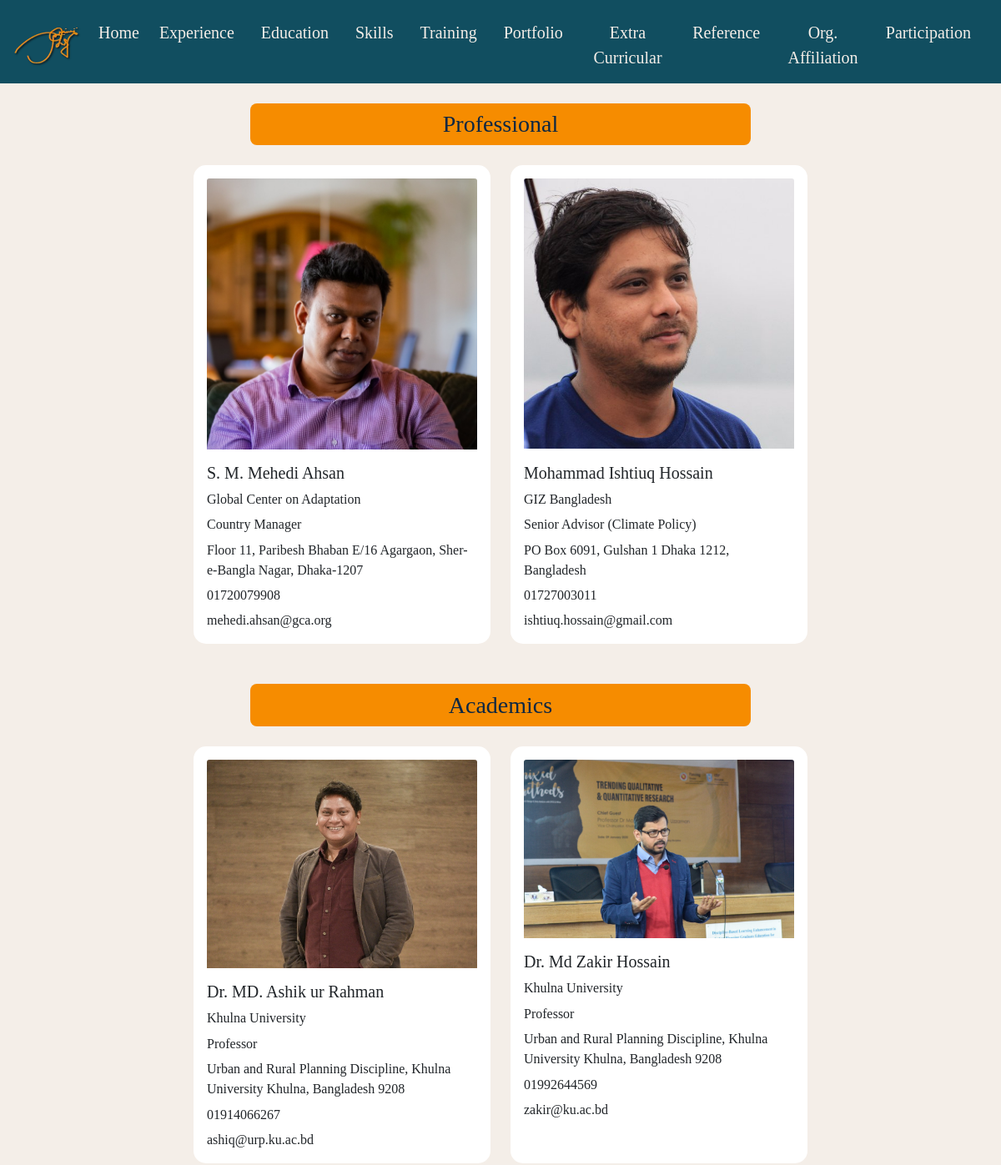
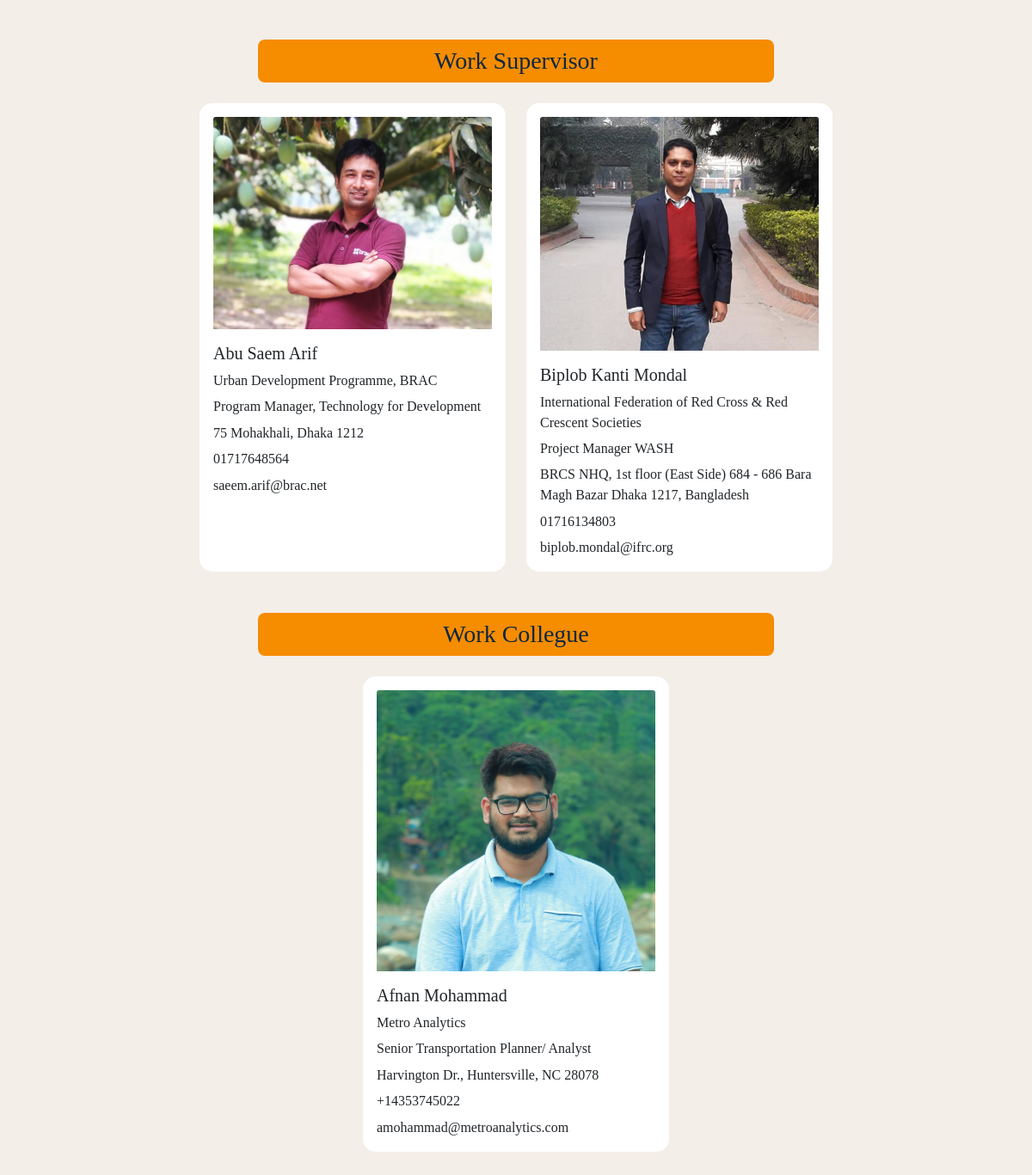
Page /reference/ on the committed database (2 pictures, top to bottom).
### planner/models.py (models this page shows, shortened)
class Reference(models.Model):
    reference_img = models.ImageField(upload_to="ref_img/", blank=True, null=True)
    refrence_type = models.CharField(max_length=100)
    name = models.CharField(max_length=200)
    organization_name = models.CharField(max_length=200)
    designation = models.CharField(max_length=100)
    address = models.TextField()
    contact_no = models.CharField(max_length=50)
    email = models.EmailField()

### planner/views.py (the view)
# urls.py: path('reference/', views.reference, name='reference'),
def reference(request):
    reference_list = Reference.objects.all()
    return render(request, "reference.html", {'reference_list': reference_list})

### planner/templates/reference.html (shortened to what this page needs)
{% extends 'base.html' %}
{% load static %}
{% block extra_head %}
<link href="{% static 'planner/css/reference_style.css' %}" rel="stylesheet">
{% endblock %}
{% block content %}
<h3 class="text-center mb-4 top-left bottom-left top-right bottom-right w-50 m-auto mt-4">
    Professional
</h3>
<div class="container my-4">
    <div class="row d-flex justify-content-center">
        {% for reference in reference_list %}
            {% if reference.refrence_type == 'Professional' %}
                <div class="col-md-4 mb-4">
                    <div class="card h-100">
                        <div class="card-body d-flex flex-column justify-content-between align-items-center">
                            <div class="profile-pic">
                                {% if reference.reference_img %}
                                    <img src="{{ reference.reference_img.url|default:'logo.jpg' }}" alt="Company Logo"
                                        class="img-fluid card-img-top">
                                {% else %}
                                    <p class="text-center">Image not available</p>
                                {% endif %}
                            </div>
                            <div class="profile-details mt-3">
                                <h5 class="card-title">{{reference.name}}</h5>
                                <p class="card-text">{{reference.organization_name}}</p>
                                <p class="card-text">{{reference.designation}}</p>
                                <p class="card-text">{{reference.address}}</p>
                                <p class="card-text">{{reference.contact_no}}</p>
                                <p class="card-text">{{reference.email}}</p>
                            </div>
                        </div>
                    </div>
                </div>
            {% endif %}
        {% endfor %}
    </div>
</div>
<h3 class="text-center mb-4 top-left bottom-left top-right bottom-right w-50 m-auto mt-4">
    Academics
</h3>
<div class="container my-4">
    <div class="row d-flex justify-content-center">
        {% for reference in reference_list %}
            {% if reference.refrence_type == 'Academics' %}
                <div class="col-md-4 mb-4">
                    <div class="card h-100">
                        <div class="card-body d-flex flex-column align-items-center">
                            <div class="profile-pic">
                                {% if reference.reference_img %}
                                    <img src="{{ reference.reference_img.url|default:'logo.jpg' }}" alt="Profile"
                                        class="img-fluid card-img-top">
                                {% else %}
                                    <p class="text-center">Image not available</p>
                                {% endif %}
                            </div>
                            <div class="profile-details mt-3">
                                <h5 class="card-title">{{reference.name}}</h5>
                                <p class="card-text">{{reference.organization_name}}</p>
                                <p class="card-text">{{reference.designation}}</p>
                                <p class="card-text">{{reference.address}}</p>
                                <p class="card-text">{{reference.contact_no}}</p>
                                <p class="card-text">{{reference.email}}</p>
                            </div>
                        </div>
                    </div>
                </div>
            {% endif %}
        {% endfor %}
    </div>
</div>
<h3 class="text-center mb-4 top-left bottom-left top-right bottom-right w-50 m-auto mt-4">
    Work Supervisor
</h3>
<div class="container my-4">
    <div class="row d-flex justify-content-center">
        {% for reference in reference_list %}
            {% if reference.refrence_type == 'Work Supervisor' %}
                <div class="col-md-4 mb-4">
                    <div class="card h-100">
                        <div class="card-body">
                            <div class="profile-pic">
                                {% if reference.reference_img %}
                                    <img src="{{ reference.reference_img.url|default:'logo.jpg' }}" alt="Profile"
    class="img-fluid card-img-top " style="object-fit: cover;">
                                {% else %}
                                    <p class="text-center">Image not available</p>
                                {% endif %}
                            </div>
                            <div class="profile-details mt-3">
                                <h5 class="card-title">{{reference.name}}</h5>
                                <p class="card-text">{{reference.organization_name}}</p>
                                <p class="card-text">{{reference.designation}}</p>
                                <p class="card-text">{{reference.address}}</p>
                                <p class="card-text">{{reference.contact_no}}</p>
                                <p class="card-text">{{reference.email}}</p>
                            </div>
                        </div>
                    </div>
                </div>
            {% endif %}
        {% endfor %}
    </div>
</div>
<h3 class="text-center mb-4 top-left bottom-left top-right bottom-right w-50 m-auto mt-4">
    Work Collegue
</h3>
<div class="container my-4">
    <div class="row d-flex justify-content-center">
        {% for reference in reference_list %}
            {% if reference.refrence_type == 'Work Collegue' %}
                <div class="col-md-4 mb-4">
                    <div class="card h-100">
                        <div class="card-body">
                            <div class="profile-pic">
                                {% if reference.reference_img %}
                                    <img src="{{ reference.reference_img.url|default:'logo.jpg' }}" alt="Profile"
                                        class="img-fluid card-img-top">
                                {% else %}
                                    <p class="text-center">Image not available</p>
                                {% endif %}
                            </div>
                            <div class="profile-details mt-3">
                                <h5 class="card-title">{{reference.name}}</h5>
                                <p class="card-text">{{reference.organization_name}}</p>
                                <p class="card-text">{{reference.designation}}</p>
                                <p class="card-text">{{reference.address}}</p>
                                <p class="card-text">{{reference.contact_no}}</p>
                                <p class="card-text">{{reference.email}}</p>
                            </div>
                        </div>
                    </div>
                </div>
            {% endif %}
        {% endfor %}
    </div>
</div>
{% endblock %}

### planner/templates/base.html (shortened to what this page needs)
{% load static %}
<!DOCTYPE html>
<html lang="en">
<head>
    <link href="{% static 'planner/css/bootstrap.min.css' %}" rel="stylesheet" />
    <link href="{% static 'planner/css/fontawsome.min.css' %}" rel="stylesheet" />
    <link href="{% static 'planner/css/nav.css' %}" rel="stylesheet" />
    <link href="{% static 'planner/css/home_style.css' %}" rel="stylesheet" />
    {% block extra_head %}{% endblock %}
</head>
<body>
    {% include 'navbar.html' %}
    <main>
        {% block content %}{% endblock %}
    </main>
</body>
</html>

### planner/templates/navbar.html (shortened to what this page needs)
{% load static %}
<nav class="
   navbar navbar-expand-lg navbar-light
   position-sticky
   top-0
   fs-5
   pb-0
 ">
  <div class="container-fluid">
    <a class="navbar-brand fs-5" href="./index.html"><img src="{% static 'planner/img/logo.webp' %}" alt="logo" /></a>
    <div class="collapse navbar-collapse justify-content-end" id="navbarNavAltMarkup">
      <div class="navbar-nav p-2">
        <a class="nav-text nav-link active underline" aria-current="page" href="{% url 'home' %}">Home</a>
        <a class="nav-text nav-link px-3" href="{% url 'experience' %}">Experience</a>
        <a class="nav-link px-3" href="{% url 'education' %}">Education</a>
        <a class="nav-link px-3" href="{% url 'skills' %}">Skills</a>
        <a class="nav-link px-3" href="{% url 'training' %}">Training</a>
        <a class="nav-link px-3" href="{% url 'portfolio' %}">Portfolio</a>
        <a class="nav-link px-3" href="{% url 'extra_curricular' %}">Extra Curricular</a>
        <a class="nav-link px-3" href="{% url 'reference' %}">Reference</a>
        <a class="nav-link px-3" href="{% url 'org_affiliation' %}">Org. Affiliation</a>
        <a class="nav-link px-3" href="{% url 'participation' %}">Participation</a>
      </div>
    </div>
  </div>
</nav>

### planner/static/planner/css/nav.css (style rules this page uses)
.navbar-brand { margin: 0; padding: 0; }
.navbar { z-index: 10000; text-align: center; background-color: #114e60 !important; }
.navbar-nav { width: 100%; justify-content: center; }
.navbar-nav a { color: #f4eee8 !important; }
.top-left { border-top-left-radius: 8px; }
.bottom-left { border-bottom-left-radius: 8px; }
.bottom-right { border-bottom-right-radius: 8px; }
.top-right { border-top-right-radius: 8px; }

### planner/static/planner/css/home_style.css (style rules this page uses)
* { margin: 0; padding: 0; box-sizing: border-box; scroll-behavior: smooth; }
body { background-color: #f4eee8; font-family: "Spectral", serif; overflow-x: hidden; }
.navbar { z-index: 10000; }
.card { border-radius: 15px !important; overflow: hidden; border: none; }
.card-body { padding: 1rem !important; }

### planner/static/planner/css/reference_style.css (style rules this page uses)
body { background-color: #f4eee8; font-family: "Spectral", serif; }
* { margin: 0; padding: 0; box-sizing: border-box; }
.card { transition: box-shadow 0.3s, transform 0.3s; }
.profile-pic img { width: 100% !important; height: 100% !important; object-fit: cover !important; }
.profile-details p { margin-bottom: 0.4em; }
h3 { background-color: #f68c00; color: #0c2743; padding: 0.3em 0; margin: 0.3em 0; border-top-left-radius: 8px; border-bottom-right-radius: 8px; }

### rows in the picture
Reference: reference_img (picture), name "S. M. Mehedi Ahsan", organization_name "Global Center on Adaptation", designation "Country Manager", address "Floor 11, Paribesh Bhaban E/16 Agargaon, Sher-e-Bangla Nagar, Dhaka-1207", contact_no "01720079908", email "mehedi.ahsan@gca.org"
Reference: reference_img (picture), name "Mohammad Ishtiuq Hossain", organization_name "GIZ Bangladesh", designation "Senior Advisor (Climate Policy)", address "PO Box 6091, Gulshan 1 Dhaka 1212, Bangladesh", contact_no "01727003011", email "ishtiuq.hossain@gmail.com"
Reference: reference_img (picture), name "Dr. MD. Ashik ur Rahman", organization_name "Khulna University", designation "Professor", address "Urban and Rural Planning Discipline, Khulna University Khulna, Bangladesh 9208", contact_no "01914066267", email "ashiq@urp.ku.ac.bd"
Reference: reference_img (picture), name "Dr. Md Zakir Hossain", organization_name "Khulna University", designation "Professor", address "Urban and Rural Planning Discipline, Khulna University Khulna, Bangladesh 9208", contact_no "01992644569", email "zakir@ku.ac.bd"
Reference: reference_img (picture), name "Abu Saem Arif", organization_name "Urban Development Programme, BRAC", designation "Program Manager, Technology for Development", address "75 Mohakhali, Dhaka 1212", contact_no "01717648564", email "saeem.arif@brac.net"
Reference: reference_img (picture), name "Biplob Kanti Mondal", organization_name "International Federation of Red Cross & Red Crescent Societies", designation "Project Manager WASH", address "BRCS NHQ, 1st floor (East Side) 684 - 686 Bara Magh Bazar Dhaka 1217, Bangladesh", contact_no "01716134803", email "biplob.mondal@ifrc.org"
Reference: reference_img (picture), name "Afnan Mohammad", organization_name "Metro Analytics", designation "Senior Transportation Planner/ Analyst", address "Harvington Dr., Huntersville, NC 28078", contact_no "+14353745022", email "amohammad@metroanalytics.com"
